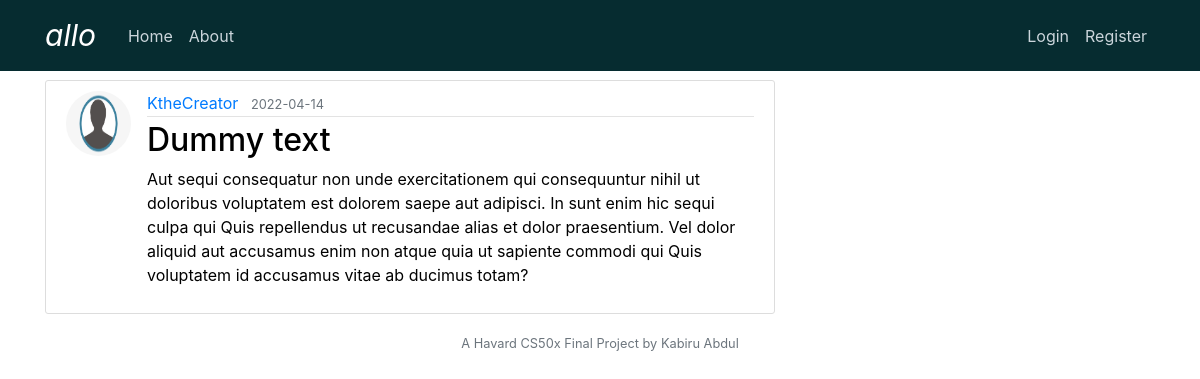
Screenshot of /post/2 with the database file from the repository.
### allo/models.py (models this page shows, shortened)
class User(db.Model, UserMixin):
    id = db.Column(db.Integer, primary_key=True)
    username = db.Column(db.String(20), unique=True, nullable=False)
    email = db.Column(db.String(120), unique=True, nullable=False)
    image_file = db.Column(db.String(20), nullable=False, default='default.jpg')
    password = db.Column(db.String(60), nullable=False)
    posts = db.relationship('Post', backref='author', lazy=True)

class Post(db.Model):
    id = db.Column(db.Integer, primary_key=True)
    title = db.Column(db.String(100), nullable=False)
    date_posted = db.Column(db.DateTime, nullable=False, default=datetime.utcnow)
    content = db.Column(db.Text, nullable=False)
    user_id = db.Column(db.Integer, db.ForeignKey('user.id'), nullable=False)

### allo/routes.py (the view)
@app.route("/post/<int:post_id>")
def post(post_id):
    post = Post.query.get_or_404(post_id)
    return render_template('post.html', title=post.title, post=post)

### allo/templates/post.html (shortened to what this page needs)
{% extends "layout.html" %}
{% block content %}
  <article class="media content-section">
    <img class="rounded-circle article-img" src="{{ url_for('static', filename='profile_pics/' + post.author.image_file) }}">
    <div class="media-body">
      <div class="article-metadata">
        <a class="mr-2" href="{{ url_for('user_posts', username=post.author.username) }}">{{ post.author.username }}</a>
        <small class="text-muted">{{ post.date_posted.strftime('%Y-%m-%d') }}</small>
      </div>
      <h2 class="article-title">{{ post.title }}</h2>
      <p class="article-content">{{ post.content }}</p>
    </div>
  </article>
{% endblock content %}

### allo/static/main.css (style rules this page uses)
body { background: white; color: black; margin-top: 5rem; }
h1, h2, h3, h4, h5, h6 { color: black; }
.content-section { background: #ffffff; padding: 10px 20px; border: 1px solid #dddddd; border-radius: 3px; margin-bottom: 20px; }
.article-title { color: black; }
.article-content { white-space: pre-line; }
.article-img { height: 65px; width: 65px; margin-right: 16px; }
.article-metadata { padding-bottom: 1px; margin-bottom: 4px; border-bottom: 1px solid #e3e3e3 }

### rows the page displays
User: image_file (placeholder picture), author.username "KtheCreator"
Post: date_posted "2022-04-14", title "Dummy text", content "Aut sequi consequatur non unde exercitationem qui consequuntur nihil ut doloribus voluptatem est dolorem saepe aut adipisci. In sunt enim hic sequi culpa qui Quis repellendus ut recusandae alias et dolor praesentium. Vel dolor aliquid aut accusamus enim non atque quia ut sapiente commodi qui Quis voluptatem id accusamus vitae ab ducimus totam?"
